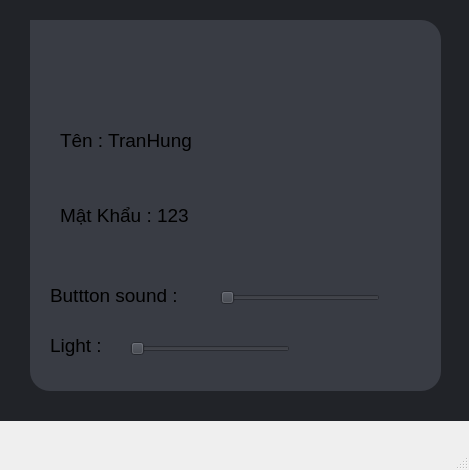
<?xml version="1.0" encoding="UTF-8"?>
<ui version="4.0">
 <class>MainWindow</class>
 <widget class="QMainWindow" name="MainWindow">
  <property name="geometry">
   <rect>
    <x>0</x>
    <y>0</y>
    <width>469</width>
    <height>470</height>
   </rect>
  </property>
  <property name="windowTitle">
   <string>MainWindow</string>
  </property>
  <widget class="QWidget" name="centralwidget">
   <widget class="QWidget" name="widget" native="true">
    <property name="geometry">
     <rect>
      <x>-10</x>
      <y>0</y>
      <width>481</width>
      <height>421</height>
     </rect>
    </property>
    <property name="styleSheet">
     <string notr="true">background-color:rgb(33, 35, 40)</string>
    </property>
    <widget class="QWidget" name="widget_2" native="true">
     <property name="geometry">
      <rect>
       <x>40</x>
       <y>20</y>
       <width>411</width>
       <height>371</height>
      </rect>
     </property>
     <property name="styleSheet">
      <string notr="true">border-radius:20px;background-color: rgb(57, 60, 68)</string>
     </property>
     <widget class="QPushButton" name="pushButton_logout">
      <property name="geometry">
       <rect>
        <x>310</x>
        <y>20</y>
        <width>93</width>
        <height>61</height>
       </rect>
      </property>
      <property name="text">
       <string/>
      </property>
      <property name="icon">
       <iconset>
        <normaloff>D:/download/logout.png</normaloff>D:/download/logout.png</iconset>
      </property>
      <property name="iconSize">
       <size>
        <width>70</width>
        <height>60</height>
       </size>
      </property>
     </widget>
     <widget class="QSlider" name="horizontalSlider">
      <property name="geometry">
       <rect>
        <x>100</x>
        <y>321</y>
        <width>160</width>
        <height>16</height>
       </rect>
      </property>
      <property name="orientation">
       <enum>Qt::Horizontal</enum>
      </property>
     </widget>
     <widget class="QLabel" name="label">
      <property name="geometry">
       <rect>
        <x>20</x>
        <y>310</y>
        <width>71</width>
        <height>31</height>
       </rect>
      </property>
      <property name="font">
       <font>
        <pointsize>14</pointsize>
       </font>
      </property>
      <property name="text">
       <string>Light : </string>
      </property>
     </widget>
     <widget class="QLabel" name="label_2">
      <property name="geometry">
       <rect>
        <x>20</x>
        <y>260</y>
        <width>171</width>
        <height>31</height>
       </rect>
      </property>
      <property name="font">
       <font>
        <pointsize>14</pointsize>
       </font>
      </property>
      <property name="text">
       <string>Buttton sound :</string>
      </property>
     </widget>
     <widget class="QSlider" name="horizontalSlider_2">
      <property name="geometry">
       <rect>
        <x>190</x>
        <y>270</y>
        <width>160</width>
        <height>16</height>
       </rect>
      </property>
      <property name="orientation">
       <enum>Qt::Horizontal</enum>
      </property>
     </widget>
     <widget class="QPushButton" name="pushButton_back">
      <property name="geometry">
       <rect>
        <x>-30</x>
        <y>-10</y>
        <width>171</width>
        <height>101</height>
       </rect>
      </property>
      <property name="text">
       <string/>
      </property>
      <property name="icon">
       <iconset>
        <normaloff>D:/download/back-button.png</normaloff>D:/download/back-button.png</iconset>
      </property>
      <property name="iconSize">
       <size>
        <width>100</width>
        <height>50</height>
       </size>
      </property>
     </widget>
     <widget class="QLabel" name="label_3">
      <property name="geometry">
       <rect>
        <x>30</x>
        <y>100</y>
        <width>181</width>
        <height>41</height>
       </rect>
      </property>
      <property name="font">
       <font>
        <pointsize>14</pointsize>
       </font>
      </property>
      <property name="text">
       <string>Tên : TranHung</string>
      </property>
     </widget>
     <widget class="QLabel" name="label_4">
      <property name="geometry">
       <rect>
        <x>30</x>
        <y>180</y>
        <width>181</width>
        <height>31</height>
       </rect>
      </property>
      <property name="font">
       <font>
        <pointsize>14</pointsize>
       </font>
      </property>
      <property name="text">
       <string>Mật Khẩu : 123</string>
      </property>
     </widget>
     <widget class="QPushButton" name="pushButton">
      <property name="geometry">
       <rect>
        <x>200</x>
        <y>100</y>
        <width>81</width>
        <height>51</height>
       </rect>
      </property>
      <property name="text">
       <string/>
      </property>
      <property name="icon">
       <iconset>
        <normaloff>D:/download/refresh.png</normaloff>D:/download/refresh.png</iconset>
      </property>
      <property name="iconSize">
       <size>
        <width>30</width>
        <height>40</height>
       </size>
      </property>
     </widget>
     <widget class="QPushButton" name="pushButton_2">
      <property name="geometry">
       <rect>
        <x>200</x>
        <y>170</y>
        <width>81</width>
        <height>51</height>
       </rect>
      </property>
      <property name="text">
       <string/>
      </property>
      <property name="icon">
       <iconset>
        <normaloff>D:/download/refresh.png</normaloff>D:/download/refresh.png</iconset>
      </property>
      <property name="iconSize">
       <size>
        <width>30</width>
        <height>40</height>
       </size>
      </property>
     </widget>
    </widget>
   </widget>
  </widget>
  <widget class="QMenuBar" name="menubar">
   <property name="geometry">
    <rect>
     <x>0</x>
     <y>0</y>
     <width>469</width>
     <height>26</height>
    </rect>
   </property>
  </widget>
  <widget class="QStatusBar" name="statusbar"/>
 </widget>
 <resources/>
 <connections/>
</ui>
